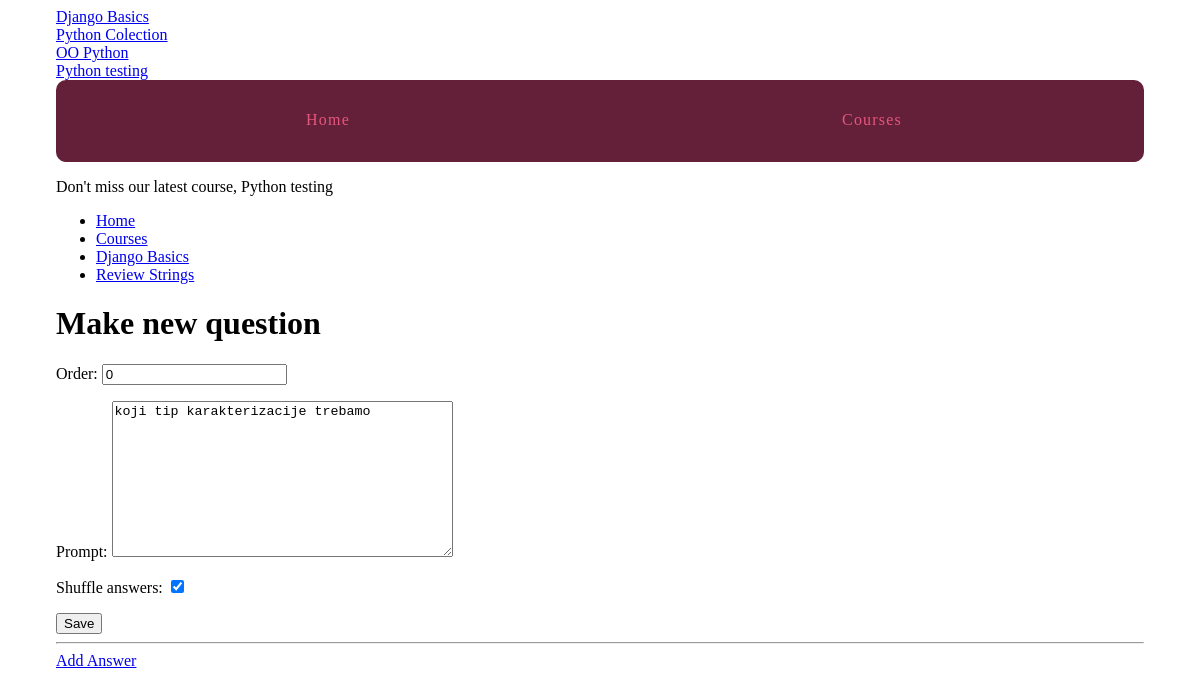
Screenshot of /courses/2/edit_question/1/ (signed in) with the database file from the repository.
### courses/models.py (models this page shows, shortened)
class Course(models.Model):
    created_at = models.DateTimeField(auto_now_add=True)
    title = models.CharField(max_length=255)
    description = models.TextField()
    def __str__(self):
        return self.title

class Step(models.Model):
    title = models.CharField(max_length=255)
    description = models.TextField()
    order = models.IntegerField(default=0)
    course = models.ForeignKey(Course,  on_delete=models.CASCADE,)
    class Meta:
        abstract = True
        ordering = ['order',]

class Quiz(Step):
    total_questions = models.IntegerField(default=4)
    class Meta:
        verbose_name_plural = "Quizzes"

class Question(models.Model):
    quiz = models.ForeignKey(Quiz, on_delete=models.CASCADE,)
    order = models.IntegerField(default=0)
    prompt = models.TextField()
    class Meta:
        ordering = ['order']

### courses/views.py (the view)
# urls.py: url(r'(?P<quiz_pk>\d+)/edit_question/(?P<question_pk>\d+)/$', views.edit_question, name='EditQuestion'),
@login_required()
def edit_question(request, quiz_pk, question_pk):
    question = get_object_or_404(models.Question, pk=question_pk, quiz_id=quiz_pk)
    if hasattr(question, 'truefalsequestion'):
        form_class = forms.TrueFalseQuestionForm
        question = question.truefalsequestion
    else:
        form_class = forms.MultipleChoiceQuestionForm
        question = question.multiplechoicequestion
    form = form_class(instance=question)
    if request.method == 'POST':
        form = form_class(request.POST, instance=question)
        if form.is_valid():
            form.save()
            messages.success(request, "Update question")
            return HttpResponseRedirect(question.quiz.get_absolute_url())
    return render(request, 'courses/question_form.html', {'form': form, 'quiz': question.quiz})

### courses/forms.py
class MultipleChoiceQuestionForm(forms.ModelForm):
    class Meta:
        model = models.MultipleChoiceQuestion
        fields = ['order', 'prompt', 'shuffle_answers']

### courses/templatetags/course_extras.py (called while the page is built)
@register.simple_tag
def newest_course():
    return Course.objects.latest('created_at')

@register.inclusion_tag('courses/course_nav.html')
def nav_courses_list():
    courses = Course.objects.all()
    return {'courses': courses}

### courses/templates/courses/question_form.html (shortened to what this page needs)
{% extends "courses/layout.html" %}
{% load course_extras %}
{% block breadcrumbs %}
    <li><a href="{% url 'courses:Detail' pk=quiz.course.pk %}">{{ quiz.course.title }}</a></li>
    <li><a href="{% url 'courses:Quiz' course_pk=quiz.course.pk step_pk=quiz.pk %}">{{ quiz.title }}</a></li>
{% endblock %}
{% block content %}
    <div class="row columns">
            {{ block.super }}
            <h1>Make new question</h1>
            <form method="POST" action="">
                {{ form.as_p }}
                <input type="submit" class="button" value="Save">
            </form>
            {% if user.is_authenticated and form.instance.pk %}
                    <hr>
                    <a href="{% url 'courses:CreateAnswer' question_pk=form.instance.pk %}" class="button">Add Answer</a>
            {% endif %}
    </div>
{% endblock %}

### templates/layout.html (shortened to what this page needs)
{% load static %}
{% load course_extras %}
<!doctype html>
<html>
    <head>
        <link rel="stylesheet" href="{% static 'css/layout.css' %}">
    </head>
    <body>
        <div class="site-container">
            <div>{% nav_courses_list %}</div>
            <nav>
                <a href="{% url 'Home' %}">Home</a>
                <a href="{% url 'courses:Courses' %}">Courses</a>
            </nav>
            <p>Don't miss our latest course, {% newest_course %}</p>
            {% block content %}{% endblock %}
        </div>
    </body>
</html>

### courses/templates/courses/course_nav.html
{% for course in courses %}
    <div><a href="{% url 'courses:Detail' pk=course.pk %}">{{ course.title }}</a></div>
{% endfor %}

### assets/css/layout.css (style rules this page uses)
html { box-sizing: border-box; }
*, *::after, *::before { box-sizing: inherit; }
.site-container { max-width: 68em; margin-left: auto; margin-right: auto; }
.site-container::after { clear: both; content: ""; display: table; }
.site-container nav { width: 100%; display: table; width: 100%; table-layout: fixed; border-bottom-left-radius: 10px; border-bottom-right-radius: 10px; border-top-left-radius: 10px; border-top-right-radius: 10px; border-bottom-left-radius: 10px; border-top-left-radius: 10px; border-bottom-right-radius: 10px; border-top-right-radius: 10px; background-color: #642039; margin-bottom: 1em; overflow: hidden; }
.site-container nav a { display: table-cell; width: 8.33333%; padding: 10px; border-bottom: 2px solid #642039; color: #e6557e; letter-spacing: 0.075em; line-height: 60px; text-align: center; text-decoration: none; }

### rows the page displays
Course: title "Django Basics"
Course: title "Python Colection"
Course: title "OO Python"
Course: title "Python testing"
Quiz: course "Django Basics", title "Review Strings"
Question: order "0", prompt "koji tip karakterizacije trebamo"
